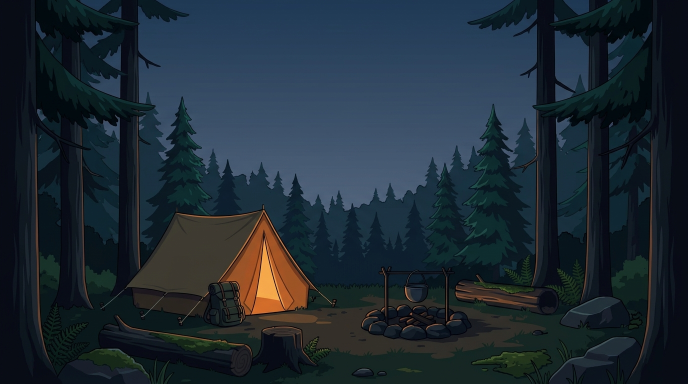
#> input picture art/camp/source.jpg, 1376 x 768 px (shown at 1/2 size)
$ python trace_scenes.py
#> lines starting #> are read from the running program, lines starting #| are printed output that depends on the picture; after the words box and inside, x2 and y2 are one past the last pixel; in counts of white or black regions, pixels touching at a corner belong together
#!/usr/bin/env python3
"""Trace the painted scenes into layers the renderer composites over the live sky (run once per new art).

  tools/trace_scenes.py [camp|forest|city ...]      default: all three

Each scene's source picture is art/<scene>/source.jpg (generated with Google Gemini). It is cropped to
16:10 and scaled to the 1920x1200 canvas, then:
  fg.webp       the land with its own sky cut away: RGBA, the alpha antialiased, and the sky colour
                removed from the half-transparent edge pixels (so no pale halo against a night sky)
  camp          tent.png   the tent's lamp-lit canvas and doorway (dimmed by day)
  forest        larch.png  the yellow-green larches (they turn gold in autumn)
  city          windows.json  [x, y, w, h] of every window;  lamps.json  [x, y] of every street lamp
The lake is traced separately by tools/trace_ridges.py (art/lake/).
"""
import json, os, sys
import numpy as np
import cv2
from PIL import Image

HERE = os.path.dirname(os.path.abspath(__file__))
ART = os.path.join(HERE, '..', 'art')
W, H = 1920, 1200
YY, XX = np.mgrid[0:H, 0:W].astype(np.float32)


def load(scene):
    im = Image.open(os.path.join(ART, scene, 'source.jpg')).convert('RGB')
    w, h = im.size
    if w / h > W / H:                                  # wider than 16:10: crop the sides
        tw = round(h * W / H)
        im = im.crop(((w - tw) // 2, 0, (w - tw) // 2 + tw, h))
    else:
        th = round(w * H / W)
        im = im.crop((0, h - th, w, h))                # keep the bottom (the land)
    return np.asarray(im.resize((W, H), Image.LANCZOS), np.float32) / 255


def cut_sky(rgb, sky_ref, thresh, below, solid_from, close=0, columns_from=None):
    """Sky = pixels near the reference sky colour(s), connected to the top edge, above `below`.
    sky_ref is (3,) or a per-row profile (H, 3). From row `columns_from` down, a pixel only counts as sky
    if the column above it is sky all the way up (no pockets of sky inside the treeline).
    Returns (decontaminated rgb, alpha)."""
    ref = sky_ref if sky_ref.ndim == 2 else np.broadcast_to(sky_ref, (H, 3))
    diff = np.linalg.norm(rgb - ref[:, None, :], axis=2)
    cand = ((diff < thresh) & (YY < below)).astype(np.uint8)
    _, lab = cv2.connectedComponents(cand, connectivity=4)
    top = set(np.unique(lab[0])) - {0}
    sky = np.isin(lab, list(top)).astype(np.uint8)
    if columns_from is not None:
        open_above = np.cumprod(sky[columns_from:], axis=0) * sky[columns_from - 1][None, :]
        sky[columns_from:] = open_above
    if close:                                          # fill pinholes in the treeline (sky leaking through)
        fg = cv2.morphologyEx(1 - sky, cv2.MORPH_CLOSE, cv2.getStructuringElement(cv2.MORPH_ELLIPSE, (close, close)))
        sky = 1 - fg
    a = np.clip(1 - cv2.GaussianBlur(sky.astype(np.float32), (0, 0), 0.9) * 1.15, 0, 1)
    a[solid_from:] = 1
    edge = (a > 0.02) & (a < 0.98)
    out = rgb.copy()
    rows = np.where(edge)[0]
    out[edge] = np.clip((rgb[edge] - ref[rows] * (1 - a[edge, None])) / np.maximum(a[edge, None], 0.15), 0, 1)
    return out, a


def save_rgba(path, rgb, a):
    px = np.dstack([rgb, a[..., None]])
    Image.fromarray((np.clip(px, 0, 1) * 255 + 0.5).astype(np.uint8), 'RGBA').save(path, lossless=True, method=6)


def save_mask(path, m):
    Image.fromarray((np.clip(m, 0, 1) * 255 + 0.5).astype(np.uint8), 'L').save(path, optimize=True)


def camp():
    rgb = load('camp')
    prof = np.median(rgb[:, 860:1060], axis=1)         # the sky's vertical gradient, from a clear column...
    prof[540:] = np.median(prof[500:540], axis=0)      # ...above the far ridge (below it the column is land)
    fg, a = cut_sky(rgb, prof, 0.06, 685, 690, close=5, columns_from=560)
    save_rgba(os.path.join(ART, 'camp', 'fg.webp'), fg, a)
    r, b = fg[..., 0], fg[..., 2]
    zone = ((XX > 560) & (XX < 920) & (YY > 630) & (YY < 995)).astype(np.float32)
    tent = np.clip((r - b - 0.08) / 0.35, 0, 1) * zone        # the warm, lamp-lit canvas
    save_mask(os.path.join(ART, 'camp', 'tent.png'), tent)
    return 'fg.webp tent.png'


def forest():
    rgb = load('forest')
    sky_col = np.median(np.median(rgb[:420, 700:1200], axis=1)[:300], axis=0)
    fg, a = cut_sky(rgb, sky_col, 0.08, 600, 605)
    save_rgba(os.path.join(ART, 'forest', 'fg.webp'), fg, a)
    r, g, b = fg[..., 0], fg[..., 1], fg[..., 2]
    larch = np.clip((r - b - 0.015) / 0.08, 0, 1) * np.clip((g - b - 0.03) / 0.09, 0, 1) * (YY < 1090)
    save_mask(os.path.join(ART, 'forest', 'larch.png'), cv2.GaussianBlur(larch.astype(np.float32), (0, 0), 1.0))
    return 'fg.webp larch.png'


def city():
    rgb = load('city')
    sky_col = np.median(rgb[:260, 400:1500], axis=(0, 1))
    fg, a = cut_sky(rgb, sky_col, 0.045, 920, 940)
    save_rgba(os.path.join(ART, 'city', 'fg.webp'), fg, a)
    lum = fg @ np.array([0.299, 0.587, 0.114], np.float32)
    # windows: small dark rectangles on the buildings
    rel = (cv2.GaussianBlur(lum, (45, 45), 0) - lum) / np.maximum(cv2.GaussianBlur(lum, (45, 45), 0), 0.08)
    cand = ((rel > 0.065) & (lum < 0.36) & (a > 0.95) & (YY > 460) & (YY < 1055)).astype(np.uint8)
    cand = cv2.morphologyEx(cand, cv2.MORPH_CLOSE, np.ones((3, 3), np.uint8))
    n, _, st, _ = cv2.connectedComponentsWithStats(cand, 4)
    wins = [[int(x + 2), int(y + 2), int(max(4, bw - 4)), int(max(4, bh - 4))]
            for x, y, bw, bh, area in st[1:] if 10 <= bw <= 56 and 12 <= bh <= 74 and area >= 90 and area / (bw * bh) > 0.45]
    # street lamps: narrow dark posts along the avenue
    post = (lum[1085:1125] < 0.09).mean(axis=0) > 0.75
    lamps, x0 = [], None
    for x in range(W + 1):
        on = x < W and post[x]
        if on and x0 is None:
            x0 = x
        elif not on and x0 is not None:
            if 2 <= x - x0 <= 12:
                lamps.append([(x0 + x) // 2, 1072])
            x0 = None
    json.dump(wins, open(os.path.join(ART, 'city', 'windows.json'), 'w'))
    json.dump(lamps, open(os.path.join(ART, 'city', 'lamps.json'), 'w'))
    return 'fg.webp, %d windows, %d lamps' % (len(wins), len(lamps))


if __name__ == '__main__':
    for s in sys.argv[1:] or ['camp', 'forest', 'city']:
        print(s, '->', {'camp': camp, 'forest': forest, 'city': city}[s]())
#> this loop made 3 passes
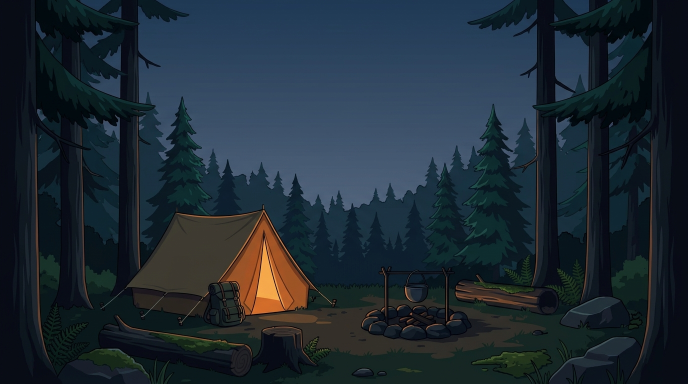
#> input picture art/camp/source.jpg, 1376 x 768 px (shown at 1/2 size)
#> pass 1, in load, `im = im.crop(((w - tw) // 2, 0, (w - tw) // 2 + tw, h))`:
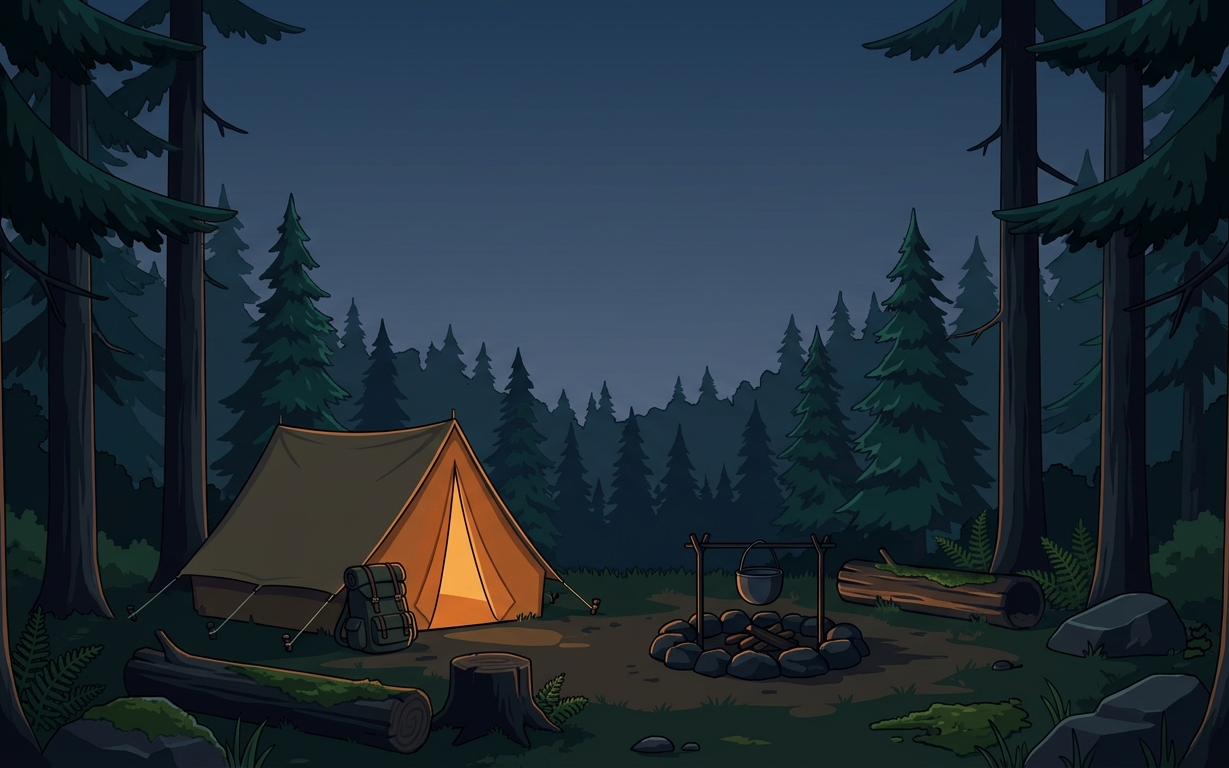
#> im: PIL image 1229x768 RGB; mean R, G, B 32.3, 45.5, 55.2
#> pass 1, in cut_sky, `diff = np.linalg.norm(rgb - ref[:, None, :], axis=2)`:
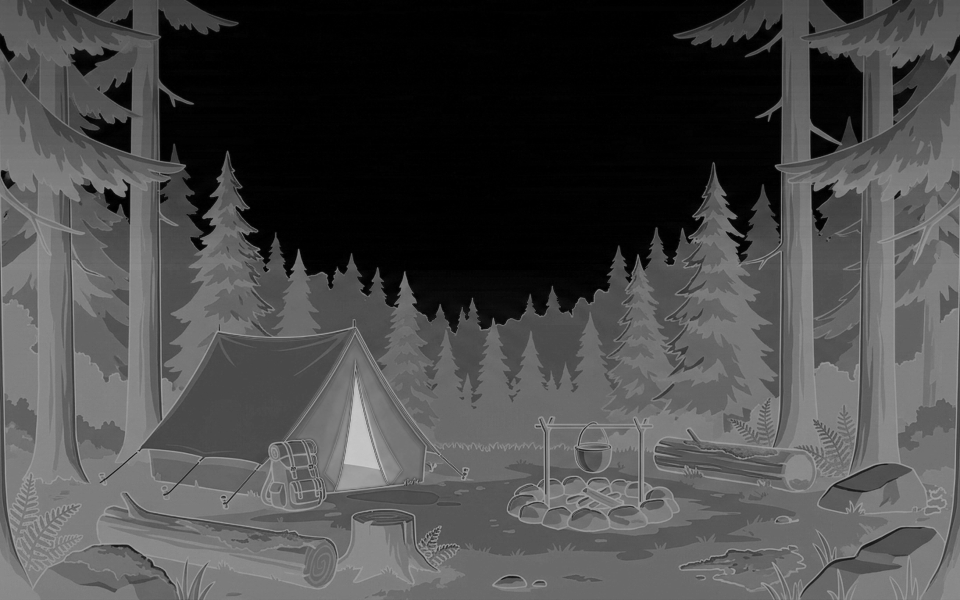
#> diff: shape (1200, 1920) float32 (shown at 1/2 size); min 0, max 0.827, mean 0.293
#> pass 1, in cut_sky, `cand = ((diff < thresh) & (YY < below)).astype(np.uint8)`:
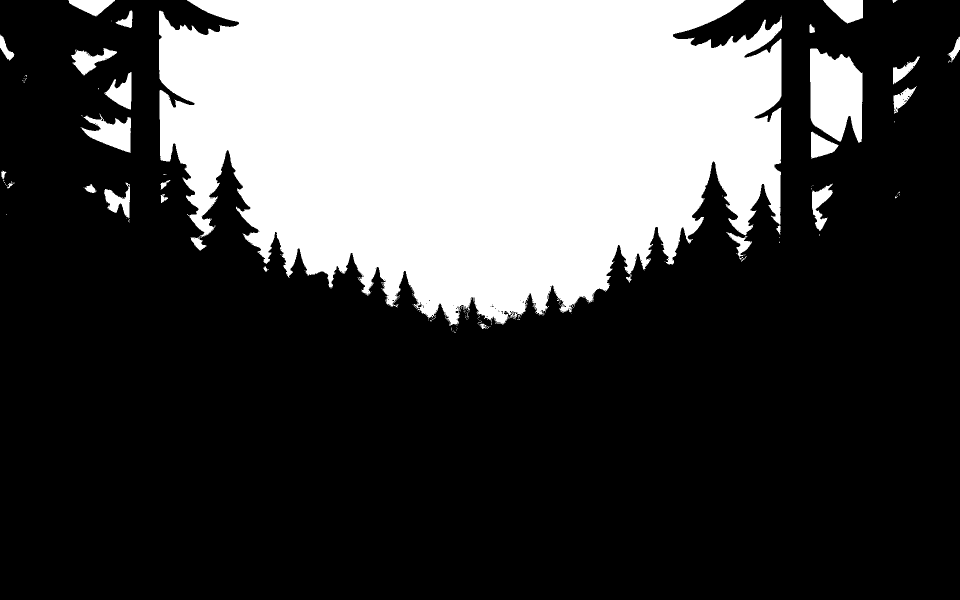
#> cand: shape (1200, 1920) (shown at 1/2 size); values 0 (black) and 1 (white), 28.8% white; 143 white regions (118 under 20 px), largest, box (x1, y1, x2, y2) and area: (318, 0, 1564, 652) 624022, (1620, 97, 1725, 286) 15505, (161, 227, 262, 306) 4032
